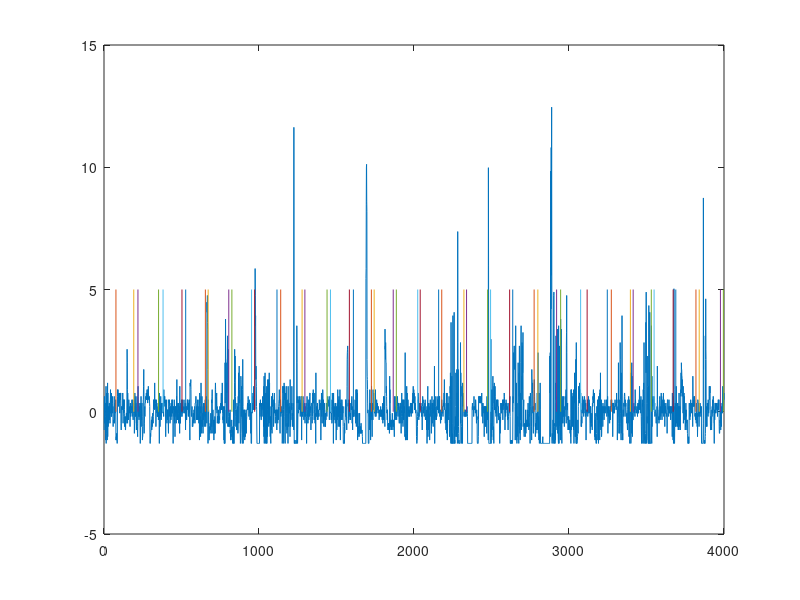

MATLAB code to generate this figure:
% draw figure to see trends
% by hangwei, 27-Aug-2018 21:46:15

load('unordered_frame.mat');
load('bkps_true.mat');
figure;
end_ind = 4000;

plot((1:end_ind)', unordered_frame(1:end_ind, 1));
hold on
now_bkps = bkps_true(find(bkps_true(:, 1) < end_ind), 1);
num_bkps = size(now_bkps, 1);
for i = 1:num_bkps
    plot([now_bkps(i, 1), now_bkps(i, 1)], [0, 5]);
end



